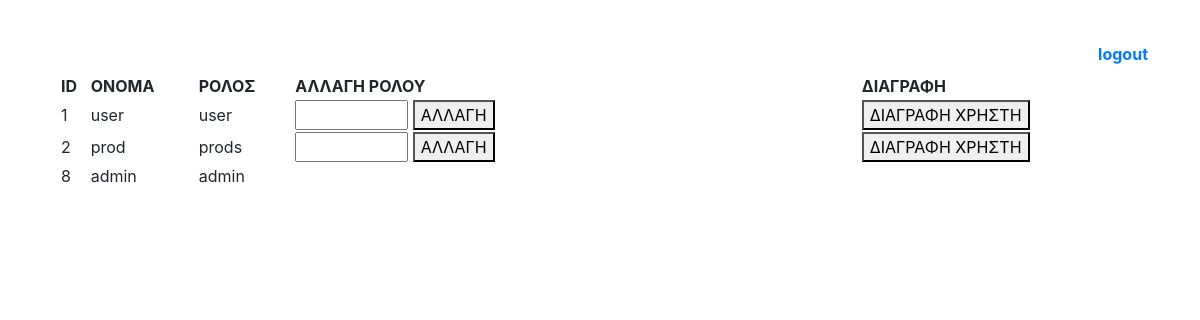
Screenshot of /uthflix.php (signed in) with the database file from the repository.
### tables this page shows
CREATE TABLE `users` (
  `id` int(11) NOT NULL,
  `username` varchar(20) NOT NULL,
  `password` varchar(55) NOT NULL,
  `role` varchar(5) NOT NULL
);

### idrole.php (called while the page is built, shortened)
<?php
    if(!isset($_SESSION['id'])){
		header("Refresh:1; url=index.php");
		echo 'failed';
		die();
	}else{
		$role = $_SESSION['role'];
	}
?>

### uthflix.php (the view, shortened to what this page needs)
<?php
	include('idrole.php');
?>
<!DOCTYPE html>
<html>
<head>
	<link rel="stylesheet" href="https://maxcdn.bootstrapcdn.com/bootstrap/4.5.2/css/bootstrap.min.css">
</head>
	<body>
	<div style="margin-top:35px;" class="container">
	<?php
		if($role=="admin"){ ?>
		<a style="float:right;margin:7px;" href="logout.php"><strong>logout</strong></a>
			<div class="container">
				<table style="width:100%;">
					<tr>
						<th>ID</th>
						<th>ΟΝΟΜΑ</th>
						<th>ΡΟΛΟΣ</th>
						<th>ΑΛΛΑΓΗ ΡΟΛΟΥ</th>
						<th>ΔΙΑΓΡΑΦΗ</th>
					</tr>
				<?php
					$sql="SELECT * FROM users";
					$result=mysqli_query($conn,$sql);
						if(mysqli_num_rows($result)>0){
							while($row=mysqli_fetch_assoc($result)){ ?>
									<tr>
										<td><?php echo $row['id'];?></td>
										<td><?php echo $row['username'];?></td>
										<td><?php echo $row['role'];?></td>
									<?php
										if($row['role']!="admin"){ ?>
										<td>
											<form method="POST">
												<input type="text" name="new_role" style="width:20%;">
												<button type="submit" value="<?php echo $row['id'];?>" name="updaterole">ΑΛΛΑΓΗ</button>
											</form>
										</td>
										<form method="POST">
											<td><button type="submit" value="<?php echo $row['id'];?>" name="deluser">ΔΙΑΓΡΑΦΗ ΧΡΗΣΤΗ</button></td>
										</form>
								  <?php } ?>
									</tr>
						<?php
							}
						}
				?>
				</table>
			</div>
	<?php
		}else if($role=='prods'){?>
			<a style="float:right;margin:7px;" href="logout.php"><strong>logout</strong></a>
			<div class="container" style="margin-top:20px;">
				<h5>Uthflix</h5><hr><?php
				$sql="";
				?>
				<button style="margin:5px;" type="button"onclick="showHide(0)">Επεξεργασία ταινιών/σειρών</button>
				<button style="margin:5px;" type="button"onclick="showHide(1)">Εισαγωγή νέας σειράς/ταινίας</button>
				<div class="sh" style="display:none;margin:13px;">
					<h4>ΤΑΙΝΙΕΣ</h4>
					<?php
						$sql="SELECT * FROM movies";
						$result=mysqli_query($conn,$sql);
						if(mysqli_num_rows($result)>0){
							while($row=mysqli_fetch_assoc($result)){?>
								<button onclick="window.location.href='show-movies-series.php?type=movies&mid=<?php echo $row['id'];?>&<?php echo $row['name'];?>'">
								<h4><strong><?php echo $row['name']." (".$row['release_date'].")"; ?></strong></h4></button>
								<form method="POST">
									<button type="submit" name="delmovie" style="background-color:red;" value="<?php echo $row['id'];?>">Διαγραφή ταινίας</button><br>
								</form>
								<hr>
						<?php
							}
						}else{
							echo "κανένα αποτέλεσμα";
						}
					?>
					<hr>
					<h4>ΣΕΙΡΕΣ</h4>
					<?php
						$sql="SELECT * FROM series";
						$result=mysqli_query($conn,$sql);
						if(mysqli_num_rows($result)>0){
							while($row=mysqli_fetch_assoc($result)){?>
								<button onclick="window.location.href='show-movies-series.php?type=series&mid=<?php echo $row['id'];?>&<?php echo $row['name'];?>'">
								<h4><strong><?php echo $row['name']." (".$row['release_date'].")"; ?></strong></h4></button>
								<form method="POST">
									<button type="submit" name="delseries" style="background-color:red;" value="<?php echo $row['id'];?>">Διαγραφή Σειράς</button><br>
								</form>
								<hr>
						<?php
							}
						}else{
							echo "κανένα αποτέλεσμα";
						}
					?>
				</div>
				<?php
						if(isset($_POST['delmovie'])){
							$m_id=$_POST['delmovie'];
							$sql="DELETE FROM cast_movies WHERE m_id=".$m_id;
							if(!mysqli_query($conn,$sql)){
								echo "error".mysqli_error($conn);
								die();
							}
							$sql="DELETE FROM cat_movies WHERE m_id=".$m_id;
							if(!mysqli_query($conn,$sql)){
								echo "error".mysqli_error($conn);
								die();
							}
							$sql="DELETE FROM dir_movies WHERE mov_id=".$m_id;
							if(!mysqli_query($conn,$sql)){
								echo "error".mysqli_error($conn);
								die();
							}
							$sql="DELETE FROM writers_movies WHERE mov_id=".$m_id;
							if(!mysqli_query($conn,$sql)){
								echo "error".mysqli_error($conn);
								die();
							}
							$sql="DELETE FROM movie_comments WHERE m_id=".$m_id;
							if(!mysqli_query($conn,$sql)){
								echo "error".mysqli_error($conn);
								die();
							}
							$sql="DELETE FROM notif_movies WHERE m_id=".$m_id;
							if(!mysqli_query($conn,$sql)){
								echo "error".mysqli_error($conn);
								die();
							}
							$sql="DELETE FROM users_rating_movies WHERE m_id=".$m_id;
							if(!mysqli_query($conn,$sql)){
								echo "error".mysqli_error($conn);
								die();
							}
							$sql="DELETE FROM favms_list WHERE ms_id=".$m_id;
							if(!mysqli_query($conn,$sql)){
								echo "error".mysqli_error($conn);
								die();
							}
							$sql="DELETE FROM movies WHERE id=".$m_id;
							if(!mysqli_query($conn,$sql)){
								echo "error".mysqli_error($conn);
								die();
							}
							header("Refresh:1");
						}
						if(isset($_POST['delseries'])){
							$m_id=$_POST['delseries'];
							$sql="DELETE FROM cast_series WHERE s_id=".$m_id;
							if(!mysqli_query($conn,$sql)){
								echo "error".mysqli_error($conn);
								die();
							}
							$sql="DELETE FROM cat_series WHERE s_id=".$m_id;
							if(!mysqli_query($conn,$sql)){
								echo "error".mysqli_error($conn);
								die();
							}
							$sql="DELETE FROM dir_series WHERE s_id=".$m_id;
							if(!mysqli_query($conn,$sql)){
								echo "error".mysqli_error($conn);
								die();
							}
							$sql="DELETE FROM writers_series WHERE s_id=".$m_id;
							if(!mysqli_query($conn,$sql)){
								echo "error".mysqli_error($conn);
								die();
							}
							$sql="DELETE FROM fav_series_list WHERE series_id=".$m_id;
							if(!mysqli_query($conn,$sql)){
								echo "error".mysqli_error($conn);
								die();
							}
							$sql="DELETE FROM notif_series WHERE s_id=".$m_id;
							if(!mysqli_query($conn,$sql)){
								echo "error".mysqli_error($conn);
								die();
							}
							$sql="DELETE FROM s_comments WHERE s_id=".$m_id;
							if(!mysqli_query($conn,$sql)){
								echo "error".mysqli_error($conn);
								die();
							}
							$sql="DELETE FROM users_rating_series WHERE s_id=".$m_id;
							if(!mysqli_query($conn,$sql)){
								echo "error".mysqli_error($conn);
								die();
							}
							$sql="SELECT id FROM s_episodes WHERE series_id=".$m_id;
							if(!($result = mysqli_query($conn,$sql))){
								echo "error count ".mysqli_error($conn);
								die();
							}else{
								if(mysqli_num_rows($result)>0){
									while($row=mysqli_fetch_assoc($result)){
										$ep_id = $row['id'];
										$sql_delsepc="DELETE FROM s_ep_comments WHERE ep_id=".$ep_id;
										if(!mysqli_query($conn,$sql_delsepc)){
											echo "error! ".mysqli_error($conn);
											die();
										}
										$sql_delusepr="DELETE FROM users_s_ep_rate WHERE ep_id=".$ep_id;
										if(!mysqli_query($conn,$sql_delusepr)){
											echo "error! ".mysqli_error($conn);
											die();
										}
									}
								}
							}
							$sql="DELETE FROM s_episodes WHERE series_id=".$m_id;
							if(!mysqli_query($conn,$sql)){
								echo "error ".mysqli_error($conn);
								die();
							}
							$sql="DELETE FROM series WHERE id=".$m_id;
							if(!mysqli_query($conn,$sql)){
								echo "error".mysqli_error($conn);
								die();
							}
							header("Refresh:1");
						}
				?>
				<div class="sh" style="display:none;margin:13px;">
					<form method="POST">
						<input type="radio" id="movies" name="mos" onclick="shm()" value="movies" checked>
						<label for="movies">Movies</label><br>
						<input type="radio" id="series" name="mos" onclick="shs()" value="series">
						<label for="series">Series</label><br>
						ΟΝΟΜΑ: <input type="text" id="name" name="name"><br>
						<div id="m" class="m">
							ΔΕΙΑΡΚΕΙΑ (ΛΕΠΤΑ): <input type="number" min=0 id="dur" name="dur"><br>
						</div>
						ΕΤΟΣ ΚΥΚΛΟΦΟΡΙΑΣ: <input type="number" min=1900  max=2021 id="rd" name="rd"><br>
						ΠΕΡΙΓΡΑΦΗ: <input type="text" id="des" name="des"><br>
						Ηθοποιοί: <input type="text" name="cast[]"> <span id="cf"> </span> <button type="button" onclick="ccf()">&plus;</button><br>
						Σκηνοθέτες: <input type="text" name="dirs[]"> <span id="df"> </span> <button type="button" onclick="cdf()">&plus;</button><br>
						Συγγραφεις: <input type="text" name="wrs[]">  <span id="wf"> </span>  <button type="button" onclick="cwf()">&plus;</button><br>
						Κατηγορίες: <input type="text" name="cat[]">  <span id="cf2"> </span> <button type="button" onclick="ccf2()">&plus;</button><br><br>
						<div style="display:none" id="s" class="s">
							Αριθμός Σεζόν: <input type="number" id="nos" min=0 name="nos"><br>
							Αριθμός Επισοδείων: <input type="number" id="noe" min=0 name="noe"><br><br>
							<b>Προσθήκη Επισοδείων:</b><br><br>
							Όνομα επισοδείου : <input type="text" id="ep_name" name="ep_name[]"><br>
							Δειάρκεια επισοδείου(ΛΕΠΤΑ): <input type="number" min=0 id="ep_dur" name="ep_dur[]"><br>
							Αριθμός επισοδείου: <input type="number" min=1 id="ep_num" name="ep_num[]"><br>
							Αριθμός Σεζόν: <input type="number" min=1 id="s_num" name="s_num[]"><br>
							ΠΕΡΙΓΡΑΦΗ: <input type="text" id="ep_des" name="ep_des[]"><br>
							<span id="cnef"></span>  <button type="button" onclick="cep()">&plus;</button><br>
						</div>
						<br>
						<button type="submit" name="addms">Προσθήκη</button>
					</form>
				</div>
			</div>
		<?php
			if(isset($_POST['addms'])){
				$mos= $_POST['mos'];
				$nm = $_POST['name'];
				$rd = $_POST['rd'];
				$des = $_POST['des'];
				$cast = $_POST['cast'];
				$dirs = $_POST['dirs'];
				$wrs = $_POST['wrs'];
				$cat = $_POST['cat'];
				if($nm=="" || $rd=="" || $des=="" || $cast=="" || $cat=="" || $wrs=="" || $dirs=="" ){
					echo "Συμπληρώστε όλα τα στοιχέια";
					die();
				}
				if($mos=="movies"){
					$dur = $_POST['dur'];
					if($dur==""){
					echo "Συμπληρώστε όλα τα στοιχέια";
					die();
				}
					$sql="INSERT INTO movies (name,duration,release_date,description) VALUES ('$nm','$dur','$rd','$des')";
				}else{
					$nos=$_POST['nos'];
					$noe=$_POST['noe'];
					$sql="INSERT INTO series (name,release_date,description,seasons,episodes) VALUES ('$nm','$rd','$des','$nos','$noe')";
				}
					if(!mysqli_query($conn,$sql)){
						echo "error".mysqli_error($conn);
						die();
					}
					$m_id = mysqli_insert_id($conn);
					if($mos=="series"){
						$cnt=0;
						$ep_name = $_POST['ep_name'];
						$ep_dur = $_POST['ep_dur'];
						$ep_num = $_POST['ep_num'];
						$ep_des = $_POST['ep_des'];
						$s_num = $_POST['s_num'];
						foreach($ep_name as $en){
							$sql="INSERT INTO s_episodes (name,ep_number,duration,series_id,season,description) VALUES ('$en','$ep_num[$cnt]','$ep_dur[$cnt]','$m_id','$s_num[$cnt]','$ep_des[$cnt]')";
							if(!mysqli_query($conn,$sql)){
								echo "Το επεισόδειο με όνομα: ".$en." υπάρχει ήδη ή υπάρχει σφάλμα!<br>";
							}
							$cnt++;
						}
					}
						foreach($cast as $c){
							$sql="INSERT INTO cast (name) VALUES ('$c')";
							if(!mysqli_query($conn,$sql)){
								$sql="SELECT id FROM cast WHERE name='".$c."'";
								$result=mysqli_query($conn,$sql);
								if(!$result){
									echo mysqli_error($conn);
								}else{
									$row=mysqli_fetch_assoc($result);
									$cast_id = $row['id'];
									if($mos=="movies"){
										$sql="INSERT INTO cast_movies (c_id,m_id) VALUES ('$cast_id','$m_id')";
									}else{
										$sql="INSERT INTO cast_series (c_id,s_id) VALUES ('$cast_id','$m_id')";
									}
									if(!mysqli_query($conn,$sql)){
										echo "error";
									}
								}
							}else{
								$last_id = mysqli_insert_id($conn);
								if($mos=="movies"){
									$sql="INSERT INTO cast_movies (c_id,m_id) VALUES ('$last_id','$m_id')";
								}else{
									$sql="INSERT INTO cast_series (c_id,s_id) VALUES ('$last_id','$m_id')";
								}
								if(!mysqli_query($conn,$sql)){
									echo "error";
								}
							}
						}
						foreach($dirs as $c){
							$sql="INSERT INTO directors (name) VALUES ('$c')";
							if(!mysqli_query($conn,$sql)){
								$sql="SELECT id FROM directors WHERE name='".$c."'";
								$result=mysqli_query($conn,$sql);
								if(!$result){
									echo mysqli_error($conn);
								}else{
									$row=mysqli_fetch_assoc($result);
									$cast_id = $row['id'];
									if($mos=="movies"){
										$sql="INSERT INTO dir_movies (dir_id,mov_id) VALUES ('$cast_id','$m_id')";
									}else{
										$sql="INSERT INTO dir_series (dir_id,s_id) VALUES ('$cast_id','$m_id')";
									}
									if(!mysqli_query($conn,$sql)){
										echo "error";
									}
								}
							}else{
								$last_id = mysqli_insert_id($conn);
								if($mos=="movies"){
									$sql="INSERT INTO dir_movies (dir_id,mov_id) VALUES ('$last_id','$m_id')";
								}else{
									$sql="INSERT INTO dir_series (dir_id,s_id) VALUES ('$last_id','$m_id')";
								}
								if(!mysqli_query($conn,$sql)){
									echo "error";
								}
							}
						}
						foreach($wrs as $c){
							$sql="INSERT INTO writers (name) VALUES ('$c')";
							if(!mysqli_query($conn,$sql)){
								$sql="SELECT id FROM writers WHERE name='".$c."'";
								$result=mysqli_query($conn,$sql);
								if(!$result){
									echo mysqli_error($conn);
								}else{
									$row=mysqli_fetch_assoc($result);
									$cast_id = $row['id'];
									if($mos=="movies"){
										$sql="INSERT INTO writers_movies (wr_id,mov_id) VALUES ('$cast_id','$m_id')";
									}else{
										$sql="INSERT INTO writers_series (wr_id,s_id) VALUES ('$cast_id','$m_id')";
									}
									if(!mysqli_query($conn,$sql)){
										echo "error";
									}
								}
							}else{
								$last_id = mysqli_insert_id($conn);
								if($mos=="movies"){
									$sql="INSERT INTO writers_movies (wr_id,mov_id) VALUES ('$last_id','$m_id')";
								}else{
									$sql="INSERT INTO writers_series (wr_id,s_id) VALUES ('$last_id','$m_id')";
								}
								if(!mysqli_query($conn,$sql)){
									echo "error";
								}
							}
						}
						foreach($cat as $c){
							$sql="INSERT INTO categories (cat) VALUES ('$c')";
							if(!mysqli_query($conn,$sql)){
								$sql="SELECT id FROM categories WHERE cat='".$c."'";
								$result=mysqli_query($conn,$sql);
								if(!$result){
									echo mysqli_error($conn);
								}else{
									$row=mysqli_fetch_assoc($result);
									$cast_id = $row['id'];
									if($mos=="movies"){
										$sql="INSERT INTO cat_movies (c_id,m_id) VALUES ('$cast_id','$m_id')";
									}else{
										$sql="INSERT INTO cat_series (c_id,s_id) VALUES ('$cast_id','$m_id')";
									}
									if(!mysqli_query($conn,$sql)){
										echo "error";
									}
								}
							}else{
								$last_id = mysqli_insert_id($conn);
								if($mos=="movies"){
									$sql="INSERT INTO cat_movies (c_id,m_id) VALUES ('$last_id','$m_id')";
								}else{
									$sql="INSERT INTO cat_series (c_id,s_id) VALUES ('$last_id','$m_id')";
								}
								if(!mysqli_query($conn,$sql)){
									echo "error";
								}
							}
						}
			}
		}
		?>
	</body>
</html>

### rows the page displays
users: id "1", username "user", role "user"
users: id "2", username "prod", role "prods"
users: id "8", username "admin", role "admin"
